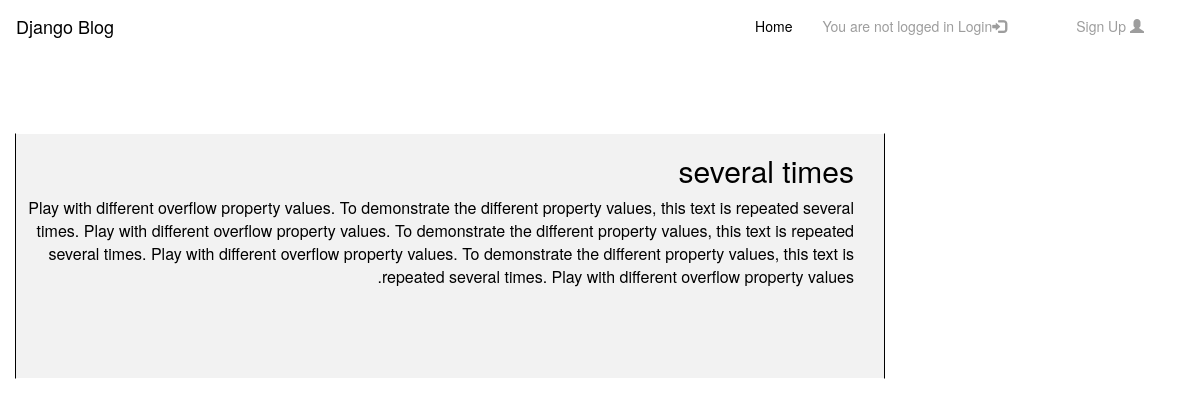
/post/5/, run on the app's committed database.
### blog/models.py (models this page shows, shortened)
class Post(models.Model):
    title = models.CharField(max_length=200)
    body = models.TextField()
    owner = models.ForeignKey('auth.user',on_delete = models.CASCADE,)

### blog/views.py (the view)
# urls.py: path('post/<int:pk>/', views.BlogDetailView.as_view(), name='detail'),
class BlogDetailView(DetailView):
    model = Post
    template_name = 'detail.html'
    context_object_name = 'bbin'

### templates/detail.html (shortened to what this page needs)
{% extends 'base.html' %}
      {% block content %}
            <div class="post-entry">
                <h2 id="detail_title">{{ bbin.title }}</h2>
                <p id="detail_body">{{ bbin.body }}</p>
                <br>
                <br>
                <br>
                <br>
            </div>
      {% endblock content %}

### static/css/base.css (style rules this page uses)
body { font-family: 'Source Sans Pro', sans-serif; font-size: 18px; direction: rtl; background: url('https://blog.quera.ir/wp-content/uploads/2016/01/bg_top-3.png'); }
.post-entry p { color: #000; padding-right: 30px; }
#detail_title { color: #000; padding-right: 30px; }
#detail_body { color: #000; font-size: 16px; padding-right: 30px; }
.post-entry { background-color: #f2f2f2; border: 1px #fff solid; border-radius: 0px; border-right-color: #000 ; border-left-color: #000 ; }

### data on the page
Post: title "several times", body "Play with different overflow property values. To demonstrate the different property values, this text is repeated several times. Play with different overflow property values. To demonstrate the different property values, this text is repeated several times. Play with different overflow property values. To demonstrate the different property values, this text is repeated several times. Play with different overflow property values."
